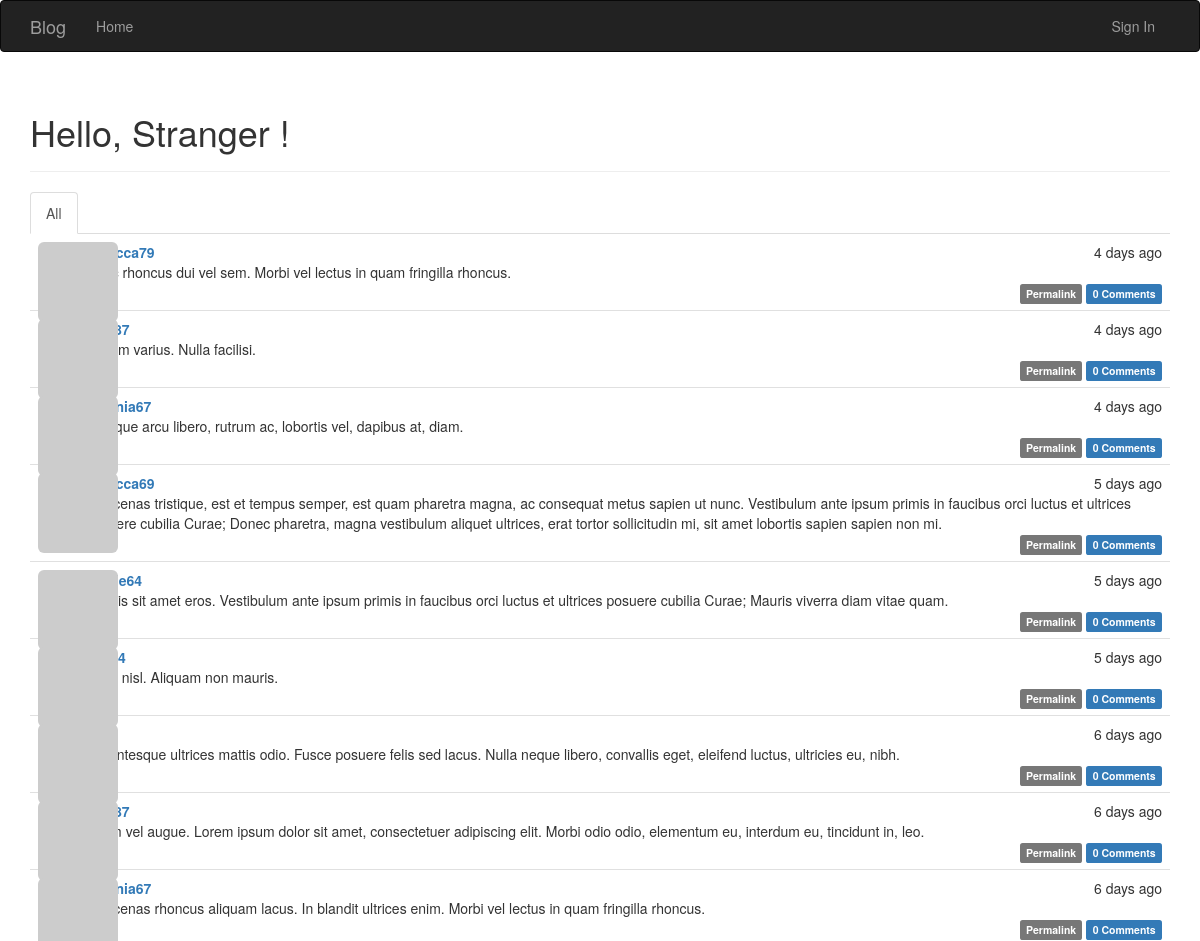
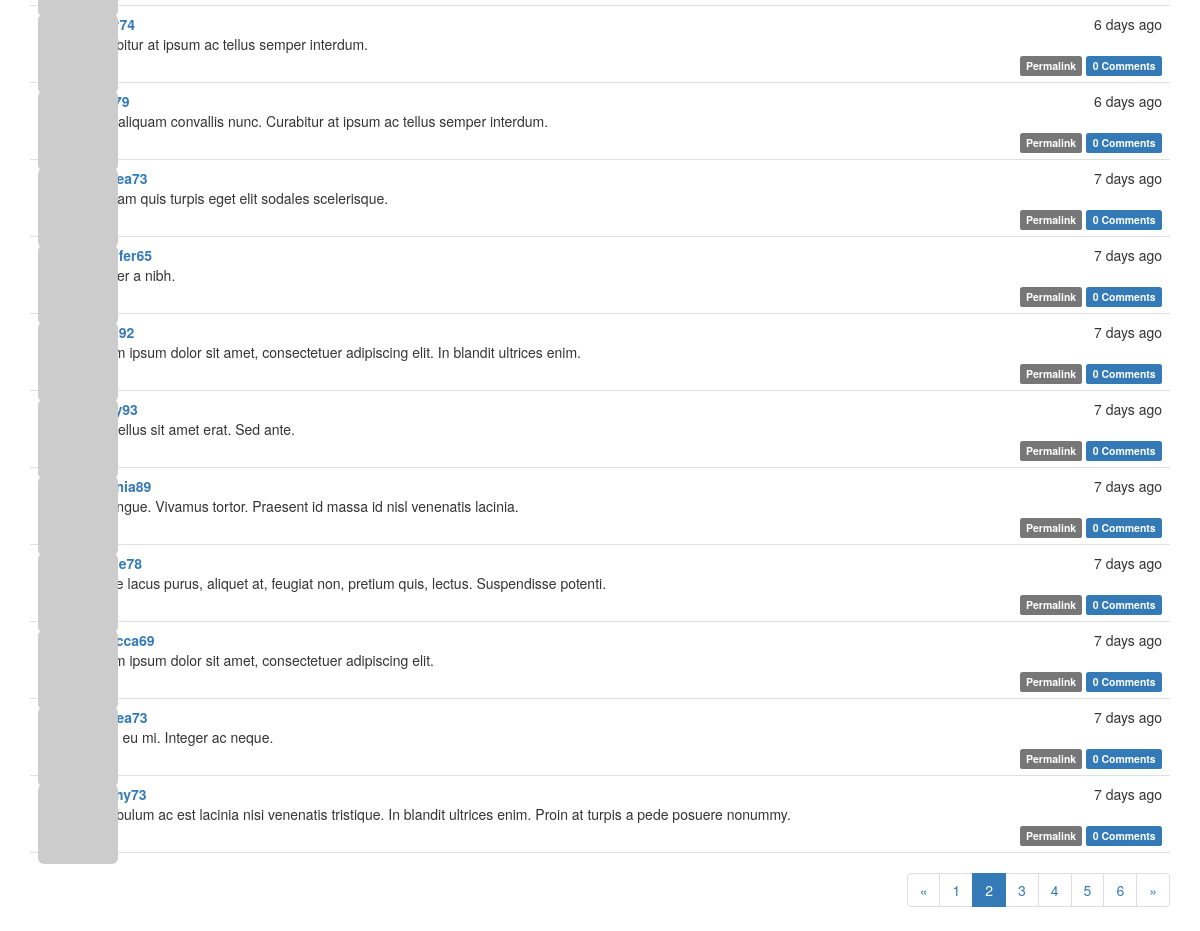
Screenshot of /?page=2 with the database file from the repository (2 pictures, top to bottom).
### app/models.py (models this page shows, shortened)
class Post(db.Model):
	__tablename__='posts'
	id = db.Column(db.Integer, primary_key=True)
	body = db.Column(db.Text)
	body_html = db.Column(db.Text)
	timestamp = db.Column(db.DateTime, index=True, default=datetime.utcnow)
	author_id = db.Column(db.Integer, db.ForeignKey('users.id'))
	comments = db.relationship('Comment',backref='post',lazy='dynamic')

class User(UserMixin, db.Model):
	__tablename__ = 'users'
	id = db.Column(db.Integer, primary_key=True)
	email = db.Column(db.String(64), unique=True, index=True)
	username = db.Column(db.String(64), unique=True, index=True)
	password_hash = db.Column(db.String(128))
	role_id = db.Column(db.Integer, db.ForeignKey('roles.id'))
	confirmed = db.Column(db.Boolean, default=False)
	name = db.Column(db.String(64))
	location = db.Column(db.String(64))
	about_me = db.Column(db.Text())
	member_since = db.Column(db.DateTime(), default=datetime.utcnow)
	last_seen = db.Column(db.DateTime(), default=datetime.utcnow)
	posts = db.relationship('Post', backref='author', lazy='dynamic')
	followed = db.relationship('Follow',foreign_keys=[Follow.follower_id],
			backref=db.backref('follower',lazy='joined'),
			lazy='dynamic',cascade='all, delete-orphan')
	followers = db.relationship('Follow', foreign_keys=[Follow.followed_id],
			backref=db.backref('followed',lazy='joined'),
			lazy='dynamic',cascade='all, delete-orphan')
	comments = db.relationship('Comment',backref='author',lazy='dynamic')
	@property
	def password(self):
		raise AttributeError('password is not a readable attribute')
	def gravatar(self,size=100,default='identicon', rating='g'):
		if request.is_secure:
			url = 'https://secure.gravatar.com/avatar'
		else:
			url = 'http://gravatar.com/avatar'
		hash = hashlib.md5(self.email.encode('utf-8')).hexdigest()
		return '{url}/{hash}?s={size}&d={default}&r={rating}'.format(
			url=url,hash=hash,size=size,default=default,rating=rating)

### app/main/views.py (the view)
@main.route("/", methods=['GET','POST'])
def index():
	form = PostForm()
	if current_user.can(Permission.WRITE_ARTICLES) and \
			form.validate_on_submit():
		post = Post(body=form.body.data, author=current_user._get_current_object())
		db.session.add(post)
		return redirect(url_for('.index'))
	page = request.args.get('page',1,type=int)
	show_followed = False
	if current_user.is_authenticated:
		show_followed=bool(request.cookies.get('show_followed',''))
	if show_followed:
		query = current_user.followed_posts
	else:
		query = Post.query
	pagination = query.order_by(Post.timestamp.desc()).paginate(
			page, per_page=current_app.config['POSTS_PER_PAGE'], error_out=False)
	posts = pagination.items
	return render_template('index.html',form=form,posts=posts, pagination=pagination, show_followed=show_followed)

### app/auth/views.py (called while the page is built)
@auth.before_app_request #在全局的所有request之前，判断如果1.用户登录2.且未确认3.且请求的端点不在auth蓝本中,则强制跳转到unconfirm界面
def before_request():
	if current_user.is_authenticated:
		current_user.ping()
		if not current_user.confirmed \
			and request.endpoint \
			and request.endpoint[:5]!= 'auth.'\
			and request.endpoint != 'static':
			return redirect(url_for('auth.unconfirmed'))

### app/main/__init__.py (called while the page is built)
@main.app_context_processor #Permission类加入全局上下文卡，在所有模板中都可以全局访问
def inject_perssions():
	return dict(Permission=Permission)

### app/models.py (called while the page is built)
	def can(self,permissions):
		return False

	def is_administrator(self):
		return False

### app/templates/index.html (shortened to what this page needs)
{% extends "base.html" %}
{% import "bootstrap/wtf.html" as wtf %}
{% import "_macros.html" as macros %}
{% block page_content %}
<div class="page-header">
	<h1>Hello,
		{% if current_user.is_authenticated %}
			{{ current_user.username }}
		{% else %}
			Stranger
		{% endif %}!
	</h1>
</div>
<div class="post-tabs">
	<ul class="nav nav-tabs">
		<li {% if not show_followed %} class="active"{% endif %}>
			<a href="{{url_for('.show_all')}}">All</a>
		</li>
	</ul>
	{% include "_posts.html" %}
</div>
{% if pagination %}
<div class="pagination">
	{{ macros.pagination_widget(pagination, '.index')}}
</div>
{% endif %}
{% endblock %}

### app/templates/_posts.html (shortened to what this page needs)
<ul class="posts">
    {% for post in posts %}
    <li class="post">
        <div class="post-thumbnail">
            <a href="{{ url_for('.user', username=post.author.username) }}">
                <img class="img-rounded profile-thumbnail" src="{{ post.author.gravatar(size=40) }}">
            </a>
        </div>
        <div class="post-content">
            <div class="post-date">{{ moment(post.timestamp).fromNow() }}</div>
            <div class="post-author"><a href="{{ url_for('.user', username=post.author.username) }}">{{ post.author.username }}</a></div>
            <div class="post-body">
                {% if post.body_html%}
                {{post.body_html | safe}}
                {% else %}
                {{post.body}}
                {% endif %}
            </div>
            <div class="post-footer">
                <a href="{{url_for('.post',id=post.id)}}">
                    <span class="label label-default">Permalink</span>
                </a>
                <a href="{{url_for('.post',id=post.id)}}#comments">
                    <span class="label label-primary">{{post.comments.count()}} Comments</span>
                </a>
            </div>
        </div>
    </li>
    {% endfor %}
</ul>

### app/static/style.css (style rules this page uses)
.profile-thumbnail { position: absolute; }
ul.posts { list-style-type: none; padding: 0px; margin: 16px 0px 0px 0px; border-top: 1px solid #e0e0e0; }
ul.posts li.post { padding: 8px; border-bottom: 1px solid #e0e0e0; }
div.post-date { float: right; }
div.post-author { font-weight: bold; }
div.post-thumbnail { position: absolute; }
div.post-content { margin-left: 48px; min-height: 48px; }
div.pagination { width: 100%; text-align: right; padding: 0px; margin: 0px; }
div.post-footer { text-align: right; }
div.post-tabs { margin-top: 16px; }
div.post-tabs ul.posts { margin: 0px; border-top: none; }

### rows the page displays
Post: timestamp "4 days ago", author.username "rebecca79", body "Nunc rhoncus dui vel sem. Morbi vel lectus in quam fringilla rhoncus.", comments.count "0"
Post: timestamp "4 days ago", body "Nullam varius. Nulla facilisi.", comments.count "0"
Post: timestamp "4 days ago", author.username "virginia67", body "Quisque arcu libero, rutrum ac, lobortis vel, dapibus at, diam.", comments.count "0"
Post: timestamp "5 days ago", author.username "rebecca69", body "Maecenas tristique, est et tempus semper, est quam pharetra magna, ac consequat metus sapien ut nunc. Vestibulum ante ipsum primis in faucibus orci luctus et ultrices posuere cubilia Curae; Donec pharetra, magna vestibulum aliquet ultrices, erat tortor sollicitudin mi, sit amet lobortis sapien sapien non mi.", comments.count "0"
Post: timestamp "5 days ago", body "Mauris sit amet eros. Vestibulum ante ipsum primis in faucibus orci luctus et ultrices posuere cubilia Curae; Mauris viverra diam vitae quam.", comments.count "0"
Post: timestamp "5 days ago", body "Nulla nisl. Aliquam non mauris.", comments.count "0"
Post: timestamp "6 days ago", body "Pellentesque ultrices mattis odio. Fusce posuere felis sed lacus. Nulla neque libero, convallis eget, eleifend luctus, ultricies eu, nibh.", comments.count "0"
Post: timestamp "6 days ago", body "Etiam vel augue. Lorem ipsum dolor sit amet, consectetuer adipiscing elit. Morbi odio odio, elementum eu, interdum eu, tincidunt in, leo.", comments.count "0"
Post: timestamp "6 days ago", author.username "virginia67", body "Maecenas rhoncus aliquam lacus. In blandit ultrices enim. Morbi vel lectus in quam fringilla rhoncus.", comments.count "0"
Post: timestamp "6 days ago", body "Curabitur at ipsum ac tellus semper interdum.", comments.count "0"
Post: timestamp "6 days ago", body "Duis aliquam convallis nunc. Curabitur at ipsum ac tellus semper interdum.", comments.count "0"
Post: timestamp "7 days ago", body "Aliquam quis turpis eget elit sodales scelerisque.", comments.count "0"
Post: timestamp "7 days ago", author.username "jennifer65", body "Integer a nibh.", comments.count "0"
Post: timestamp "7 days ago", body "Lorem ipsum dolor sit amet, consectetuer adipiscing elit. In blandit ultrices enim.", comments.count "0"
Post: timestamp "7 days ago", body "Phasellus sit amet erat. Sed ante.", comments.count "0"
Post: timestamp "7 days ago", author.username "virginia89", body "In congue. Vivamus tortor. Praesent id massa id nisl venenatis lacinia.", comments.count "0"
Post: timestamp "7 days ago", body "Fusce lacus purus, aliquet at, feugiat non, pretium quis, lectus. Suspendisse potenti.", comments.count "0"
Post: timestamp "7 days ago", author.username "rebecca69", body "Lorem ipsum dolor sit amet, consectetuer adipiscing elit.", comments.count "0"
Post: timestamp "7 days ago", body "Proin eu mi. Integer ac neque.", comments.count "0"
Post: timestamp "7 days ago", body "Vestibulum ac est lacinia nisi venenatis tristique. In blandit ultrices enim. Proin at turpis a pede posuere nonummy.", comments.count "0"

### other values shown
{{ p }} "1" "3" "4" "5" "6"
{{ p }} "2"
